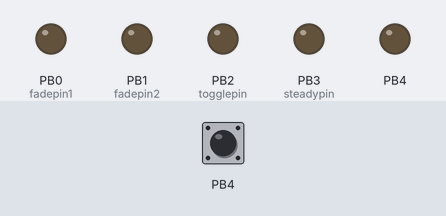
A sketch run on a simulated ATtiny85, built with avr-gcc and run on an emulated ATtiny85. Shown: output pins drawn as LEDs (lit = HIGH). Inputs (shaded band) come from the test bench; at power-on: PB4 LOW.

Above: at 1.4 s.
1.5 s: PB4 pulsed HIGH 2 times (0.12 s each, 0.3 s apart)
At 1.95 s:
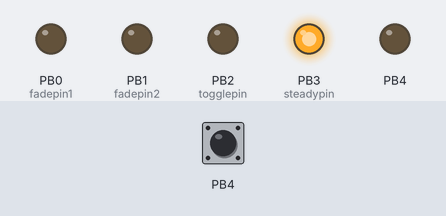
Timing chart, 0 to 2.2 s (numbered marks = the images above; inputs shaded):
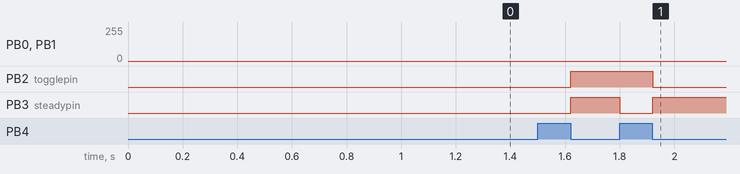

The sketch:

touch.ino
```cpp
//                        attiny85
//                   reset -+---+- power
// (on while touching) pb3 -+*  +- pb2 (toggled by touch)
//       (touch input) pb4 -+   +- pb1 (fading while touching)
//                  ground -+---+- pb0 (fading always)


int fadepin1 = 0; // the led that fades on and off
int fadepin2 = 1; // the led that fades on and off while you're touching the input pin
int togglepin = 2; // the led that's toggled when you touch the input pin
int steadypin = 3; // the led that's on while you're touching the input pin

int calibration = 0;
int previous;

int randomval = 0;
int fadeval = 0, fadestep = 1;
int togglestate = LOW;

void setup()
{
  pinMode(fadepin1, OUTPUT);
  pinMode(fadepin2, OUTPUT);
  pinMode(togglepin, OUTPUT);
  pinMode(steadypin, OUTPUT);

  delay(100);
  for (int i = 0; i < 8; i++) {
    calibration += chargeTime(PB4);
    delay(20);
  }
  calibration = (calibration + 4) / 8;
}

void loop()
{
  int n = chargeTime(PB4);

  if (n > calibration) digitalWrite(steadypin, HIGH);
  else digitalWrite(steadypin, LOW);

  analogWrite(fadepin1, fadeval);
  if (n > calibration) analogWrite(fadepin2, fadeval);
  else analogWrite(fadepin2, 0);
  fadeval = fadeval + fadestep;
  if (fadeval == 255) fadestep = -1;
  if (fadeval == 0) fadestep = 1;

  if (previous <= calibration && n > calibration) {
    if (togglestate == LOW) togglestate = HIGH;
    else togglestate = LOW;

    digitalWrite(togglepin, togglestate);
  }

  previous = n;

  delayMicroseconds(500);
}

byte chargeTime(byte pin)
{
  byte mask = (1 << pin);
  byte i;

  DDRB &= ~mask; // input
  PORTB |= mask; // pull-up on

  for (i = 0; i < 16; i++) {
    if (PINB & mask) break;
  }

  PORTB &= ~mask; // pull-up off
  DDRB |= mask; // discharge

  return i;
}
```
